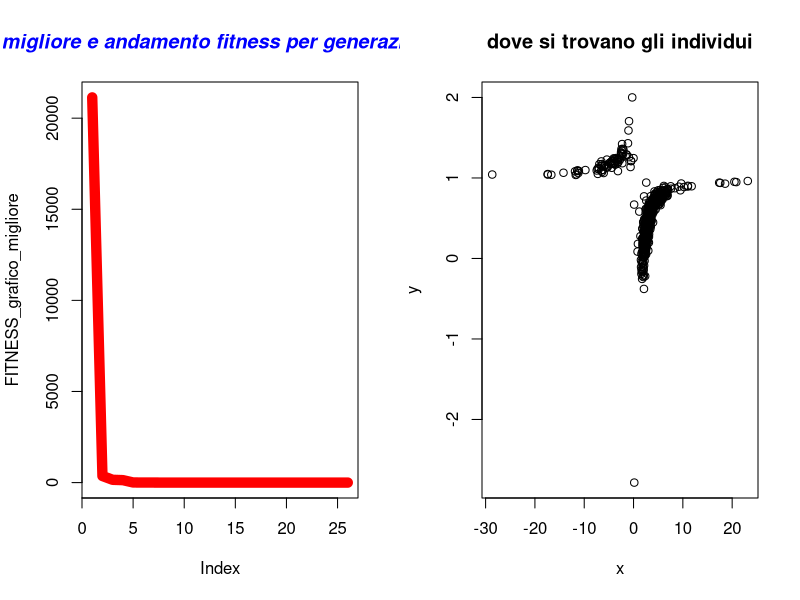

Source code (R):
#https://www.agnesevardanega.eu/wiki/r/grafici/parametri_grafici   link per parametri grafici
#  Author Nicola Bernabè ver 1.0 8/11/2021
#Implementation of the Discendent Evolution algoritm for Benchmarks
#

#prendo 2 individui che saranno i genitori presi casualmente dalla popolazione
mutazione_crossover_selezione<-function(Population,MAX_DIMENSION_POPULATION,genitori_1_2,CROSS_OVER_PROBABILITY,parametro_q,ub,lb,min_max,FUNZIONE_COSTO){
    #message(genitori_1_2[1]," rgrg ",genitori_1_2[2])
    #print(Population[1][genitori_1_2[1]])
    g1<-c(Population[1,genitori_1_2[1]],Population[2,genitori_1_2[1]],Population[3,genitori_1_2[1]])#k
    g2<-c(Population[1,genitori_1_2[2]],Population[2,genitori_1_2[2]],Population[3,genitori_1_2[2]])#p1
    g3<-c(Population[1,genitori_1_2[3]],Population[2,genitori_1_2[3]],Population[3,genitori_1_2[3]])#p2
    g4<-c(Population[1,genitori_1_2[4]],Population[2,genitori_1_2[4]],Population[3,genitori_1_2[4]])#p3
    x<-g2[1]+parametro_q*(g3[1]-g4[1])
    y<-g2[2]+parametro_q*(g3[2]-g4[2])
    if(x>ub[1]){
        x<-ub[1]
    }
    if(x<lb[1]){
        x<-lb[1]
    }
    if(y>ub[2]){
        y<-ub[2]
    }
    if(y<lb[2]){
        y<-lb[2]
    }
    mutazione<-c(x,y)#dopo aggiungo fitness
    #operatore crossover
    
    if(runif(1,  0,1)<=CROSS_OVER_PROBABILITY){
        if(runif(1,  0,1)<=0.5){#bisogna fare in modo che il figlio erediti qualcosa dal padre
            mutazione[1]<-g1[1]
            
        }else{
            mutazione[2]<-g1[2]
        }
        

    }#altrimenti g1 rimane invariato
    fitness<-FUNZIONE_COSTO(mutazione[1],mutazione[2])
    mutazione<-c(mutazione[1],mutazione[2],fitness)#dopo aggiungo fitness
    #2 motodo per crossover
    'I_1_e_I_2<-sample(1:(100), 2)
    I_1<-0
    I_2<-0
    if(I_1_e_I_2[1]<=I_1_e_I_2[2]){
        I_1<-I_1_e_I_2[1]
        I_2<-I_1_e_I_2[2]
    }else{
        I_1<-I_1_e_I_2[2]
        I_2<-I_1_e_I_2[1]
        
    }
    random_n<-sample(1:100, 1)
    if(random_n>=I_1 & random_n<=I_2){#metto direttamente i valori nella popolazione
        Population[1,genitori_1_2[1]]<-mutazione[1]
        Population[2,genitori_1_2[1]]<-mutazione[2]
        Population[3,genitori_1_2[1]]<-mutazione[3]
    }else{
        Population[1,genitori_1_2[1]]<-g1[1]
        Population[2,genitori_1_2[1]]<-g1[2]
        Population[3,genitori_1_2[1]]<-g1[3]
    }'
    #operazione selezione
    if(min_max==-1){#minimizzare
        if(mutazione[3]<=g1[3]){#controllo fitness
        Population[1,genitori_1_2[1]]<-mutazione[1]
        Population[2,genitori_1_2[1]]<-mutazione[2]
        Population[3,genitori_1_2[1]]<-mutazione[3]
    }else{
        Population[1,genitori_1_2[1]]<-g1[1]
        Population[2,genitori_1_2[1]]<-g1[2]
        Population[3,genitori_1_2[1]]<-g1[3]

    }
    }else{#massimizzare
    if(mutazione[3]>=g1[3]){#controllo fitness
        Population[1,genitori_1_2[1]]<-mutazione[1]
        Population[2,genitori_1_2[1]]<-mutazione[2]
        Population[3,genitori_1_2[1]]<-mutazione[3]
    }else{
        Population[1,genitori_1_2[1]]<-g1[1]
        Population[2,genitori_1_2[1]]<-g1[2]
        Population[3,genitori_1_2[1]]<-g1[3]

    }


    }
    
    #print(g1[1][genitori_1_2[1]])
    
    #print(Population)
    #print(Population[1,genitori_1_2[1]])
    return(Population)
}
aggiorno_file_individui<-function(Population,MAX_DIMENSION_POPULATION,generazione){
                individuo<-c()
                x<-c()
                y<-c()
                fitness<-c()
                for(i in 1:MAX_DIMENSION_POPULATION) {
                    x<-c(x,Population[1,i])
                    y<-c(y,Population[2,i])
                    fitness<-c(fitness,Population[3,i])
                    
                    }
            df<-data.frame(x,y,fitness)
            #nome_file<-"generazione"+generazione+".cvs"
            nome_file = paste("DE Popolazione generazione ",generazione,".txt",sep="")
            #write.csv(df, file=nome_file,sep=";",row.names=FALSE)
            write.table(df, file= nome_file,sep=";",row.names=FALSE)
            }



#aggiorni migliore fitness
aggiorna_fitness<-function(BEST_FITNESS,Migliore_fitness_generazione){
            BEST_FITNESS[1]<-Migliore_fitness_generazione[1]
            BEST_FITNESS[2]<-Migliore_fitness_generazione[2]
            BEST_FITNESS[3]<-Migliore_fitness_generazione[3]
    return(BEST_FITNESS)


}

#scorro su tutti gli individui e cerco il fitneess migliore
controllo_migliore_fitness<-function(Population,MAX_UNKNOWNS,min_max){
    BEST_FITNESS<-c(Population[1,1],Population[2,1],Population[3,1])
    for(i in 2:dim(Population)[2]) {
        if(BEST_FITNESS[3]>Population[3,i] && min_max==-1){#minimizzo
            BEST_FITNESS[1]<-Population[1,i]
            BEST_FITNESS[2]<-Population[2,i]
            BEST_FITNESS[3]<-Population[3,i]

        }else if(BEST_FITNESS[3]<Population[3,i] && min_max==1){
            BEST_FITNESS[1]<-Population[1,i]
            BEST_FITNESS[2]<-Population[2,i]
            BEST_FITNESS[3]<-Population[3,i]
        }


    }

    return(c(BEST_FITNESS[1],BEST_FITNESS[2],BEST_FITNESS[3]))
}




#inizializzo la matrice
inizializzazione<-function(ub, lb,MAX_UNKNOWNS,MAX_DIMENSION_POPULATION,FUNZIONE_COSTO){
    Population<-matrix(1:1,nrow <- MAX_UNKNOWNS+1, ncol <- MAX_DIMENSION_POPULATION)#oltre alla x e y ci aggiungo anche la fitness, così ho 3 righe
    numero_casuale_x<-1
    numero_casuale_y <-1
    for(i in 1:dim(Population)[2]) {
        numero_casuale_x <- runif(1, lb[1],ub[1] )
        numero_casuale_y <- runif(1,  lb[2],ub[2])
        Population[1,i] <-numero_casuale_x
        Population[2,i] <-numero_casuale_y
        Population[3,i] <-FUNZIONE_COSTO(Population[1,i],Population[2,i])

    }


    return (Population)
}


mainDE<-function(ub,lb,MAX_UNKNOWNS,MAX_DIMENSION_POPULATION,MAXIMUM_GENERATION_NUMBER,STAZIONARIETA,precisione,min_max,stampo_generazione,CROSS_OVER_PROBABILITY,parametro_q,FUNZIONE_COSTO){
    

    Population<-inizializzazione(ub, lb,MAX_UNKNOWNS,MAX_DIMENSION_POPULATION,FUNZIONE_COSTO)#inizializzo la popolazione
    BEST_FITNESS<-controllo_migliore_fitness(Population,MAX_UNKNOWNS,min_max)
    FITNESS_grafico_migliore<-c()
    FITNESS_grafico_migliore_generazione<-c()
    #iterazioni calcolo per trovare il minimo
    indice_stazionarieta<-0#aumenta ad ogni generazione
    n_generazioni<-0
    for(i in 1:MAXIMUM_GENERATION_NUMBER){
        n_generazioni<-i
        for(j_iterazioni_individui in 1:MAX_DIMENSION_POPULATION/2){#mescolo e faccio accoppiare gli individui della generazione corrente
            genitori_1_2_indici<-sample(1:(MAX_DIMENSION_POPULATION), 4)#4 individui casuali e sono sicuro che siano diversi grazie alla funzione
            Population<-mutazione_crossover_selezione(Population,MAX_DIMENSION_POPULATION,genitori_1_2_indici,CROSS_OVER_PROBABILITY,parametro_q,ub,lb,min_max,FUNZIONE_COSTO)
            #print(Population)

            
            
            #print(BEST_FITNESS)


        }
        Migliore_fitness_generazione<-controllo_migliore_fitness(Population,MAX_UNKNOWNS,min_max)
        #print(Migliore_fitness_generazione)
        if(Migliore_fitness_generazione[3]<BEST_FITNESS[3]  && min_max==-1){#minimizzo
            BEST_FITNESS<-aggiorna_fitness(BEST_FITNESS,Migliore_fitness_generazione)
            indice_stazionarieta=0#ritorno a 0 la stazionarietà
            message("migliore soluzione-> x ",BEST_FITNESS[1]," y ",BEST_FITNESS[2]," fitness ",BEST_FITNESS[3])
        }else if(Migliore_fitness_generazione[3]>BEST_FITNESS[3]  && min_max==1){#minimizzo
            BEST_FITNESS<-aggiorna_fitness(BEST_FITNESS,Migliore_fitness_generazione)
            indice_stazionarieta=0#ritorno a 0 la stazionarietà
            message("migliore soluzione-> x ",BEST_FITNESS[1]," y ",BEST_FITNESS[2]," fitness ",BEST_FITNESS[3])
        }
        FITNESS_grafico_migliore<-c(FITNESS_grafico_migliore,BEST_FITNESS[3])
        FITNESS_grafico_migliore_generazione<-c(FITNESS_grafico_migliore_generazione,Migliore_fitness_generazione[3])

        if(indice_stazionarieta>=STAZIONARIETA){
            message("troppo stazionaria ","generazione-> ",i," stazionario->",indice_stazionarieta)
            aggiorno_file_individui(Population,MAX_DIMENSION_POPULATION,i)
            break
        }else{
            indice_stazionarieta=indice_stazionarieta+1
        }
        if((i%%stampo_generazione)==0){#stampo così so che sta facendo qualcosa
        
            message("generazione-> ",i," stazionario->",indice_stazionarieta)
            aggiorno_file_individui(Population,MAX_DIMENSION_POPULATION,i)
            

        }
        if(BEST_FITNESS[3]<precisione && min_max==-1){
            message("finito algoritmo DE, sono riuscito ad avere una soluzione molto buona ed è ",BEST_FITNESS[3]," alla generazione-> ",i)
            aggiorno_file_individui(Population,MAX_DIMENSION_POPULATION,i)
            break
        }else if(BEST_FITNESS[3]>precisione && min_max==1){
            message("finito algoritmo DE, sono riuscito ad avere una soluzione molto buona ed è ",BEST_FITNESS[3]," alla generazione-> ",i)
            aggiorno_file_individui(Population,MAX_DIMENSION_POPULATION,i)
            break
        }
            
        
    }
    windows()
    par(mfrow=c(1,2))
    plot(FITNESS_grafico_migliore, type="l", col="red",lwd=10)
    #lines(FITNESS_grafico_migliore_generazione, type="l", col="blue",lty=5)
    title(main="migliore e andamento fitness per generazione", col.main="blue", font.main="4")

    x_individui<-c()
    y_individui<-c()
    for(x_y in 1:MAX_DIMENSION_POPULATION){
        x_individui<-c(x_individui,Population[1,x_y])
        y_individui<-c(y_individui,Population[2,x_y])

    }

    plot(x_individui, y_individui, xlab="x",ylab="y", main="dove si trovano gli individui") 
    BEST_FITNESS<-list(BEST_FITNESS,"DE",n_generazioni)
    return(BEST_FITNESS)
 
}

#miliardo
#ub<-c(1000000000,1000000000)  # upper bound of the unknowns
#lb<-c(-1000000000,-1000000000)  #lower bound of the unknowns
#aumeto_diminuisco_percentuale_valore=0.1
#milione
#ub<-c(1000000,1000000)  # upper bound of the unknowns
#lb<-c(-1000000,-1000000)  #lower bound of the unknowns
#aumeto_diminuisco_percentuale_valore=0.1
#mille
#ub<-c(100,100)  # upper bound of the unknowns
#lb<-c(-100,-100)  #lower bound of the unknowns

ub<-c(512,512)  
lb<-c(-512,-512)

parametro_q=0.1
#parametro_q=0.5
MAX_UNKNOWNS<-2  #numero variabili
MAX_DIMENSION_POPULATION<-1000#dimensione popolazione
CROSS_OVER_PROBABILITY<-0.65#probabilità per ogni generazione di usare il cross-over   in generale 0.65
   


MAXIMUM_GENERATION_NUMBER<-1000000
STAZIONARIETA<-10000
min_max<--1#-1 minimizzo,1 massimizzo
stampo_generazione<-STAZIONARIETA/2#quando creare file degli individui
#massimizzo
#precisione<-11.999999#Parabolic Function
#precisione<-79.999#rastrigin function 
#precisione<-414.23847913128#Parabolic Function

#minimizzo
precisione<-0.001#
#precisione<--0.999999#Easom function
#precisione<-0.2925789999#Schaffer function N. 4 f(0,+-1.25313)=0.292579
#precisione<--0.999999#per funzioni con minimo negativo
#precisione<--959.6406#Eggholder function   f(512,404.2319)=-959.6407   i domini x e y   ub<-c(512,512)  lb<-c(-512,-512)


FUNZIONE_COSTO<-function(x,y){
    #z<-(100*(y-(x)^2)^2)+(1-x)^2#FUNZIONE_COSTO banana  f(1,1)=0
    #z<-((1-x)^2)+100*((y-x^2))^2#Rosenbrock function constrained with a cubic and a line  sol f(1,1)=0
    z<-(1.5-x+x*y)^2+(2.25-x+x*y^2)^2+(2.625-x+x*y^3)^2#Beale function f(3,0.5)=0
    #z<-0.26*(x^2+y^2)-0.48*x*y#Matyas function f(0,0)=0
    #z<-(sin(3*pi*x))^2+(x-1)^2*(1+sin(3*pi*y))+(y-1)^2*(1+(sin(2*pi*y))^2)#Lévi function N.13  f(1,1)=0
    #z<-0.5+((sin(x^2-y^2))^2-0.5)/(1+0.001*(x^2+y^2))^2#Schaffer function N. 2  f(0,0)=0
    #z<-2*x^2-1.05*x^4+(x^6/6)+x*y+y^2#THREE-HUMP CAMEL FUNCTION xi  [-5, 5]  f(0,0)=0
    #z<-100*sqrt(abs(y-0.01*x^2))+0.01*abs(x+10)#Bukin function N.6 f(-10,1)=0
    #z<--20*exp(-0.2*sqrt((1/2)*(x*x+y*y)))-exp(1/2*((cos(2*pi*x)+cos(2*pi*y))))+20+exp(1)#ACKLEY FUNCTION xi  [-32.768, 32.768]  f(0,0)=0


    #z<-0.5+(((cos(sin(abs(x^2-y^2))))^2 - 0.5)/((1 + 0.001*(x^2+y^2))^2))#Schaffer function N. 4 f(0,+-1.25313)=0.292579

    #con minimo negativo
    #z<--cos(x)*cos(y)*exp(-((x-pi)^2+(y-pi)^2))#Easom function f(pi,pi)=-1  mettere precisione -0.999999
    
    #z<--(y+47)*sin(sqrt(abs(x/2+(y+47))))-x*sin(sqrt(abs(x-(y+47))))#Eggholder function   f(512,404.2319)=-959.6407    
    #precisione<--959.6406999
    #ub<-c(512,512)  
    #lb<-c(-512,-512)


    #massimizzare
    #z<-12-(x^2+y^2)/100 #Parabolic Function  f(0,0)=12 non so ma il massimo è 12
    #z<-80-(20+x^2+y^2-10*(cos(2*pi*x)+cos(2*pi*y)))#rastrigin function f(0,0)=80
    #z<-275-((x^4-16*x^2+5*x*0.5)+(y^4-16*y^2+5*y*0.5)+3)#Styblinski Function f(-2.8667,-2.8667)=414.23847913
    return (z)
}




soluzione<-mainDE(ub,lb,MAX_UNKNOWNS,MAX_DIMENSION_POPULATION,MAXIMUM_GENERATION_NUMBER,STAZIONARIETA,precisione,min_max,stampo_generazione,CROSS_OVER_PROBABILITY,parametro_q,FUNZIONE_COSTO)
#print(soluzione)



algoritmo<-c(soluzione[[2]][1])
x<-c(soluzione[[1]][1])
y<-c(soluzione[[1]][2])
fitness<-c(soluzione[[1]][3])
generazioni_soluzione<-c(soluzione[[3]][1])
df<-data.frame(algoritmo,x,y,fitness,generazioni_soluzione)
write.table(df, file="soluzione DE.txt",sep=";",row.names=FALSE)
